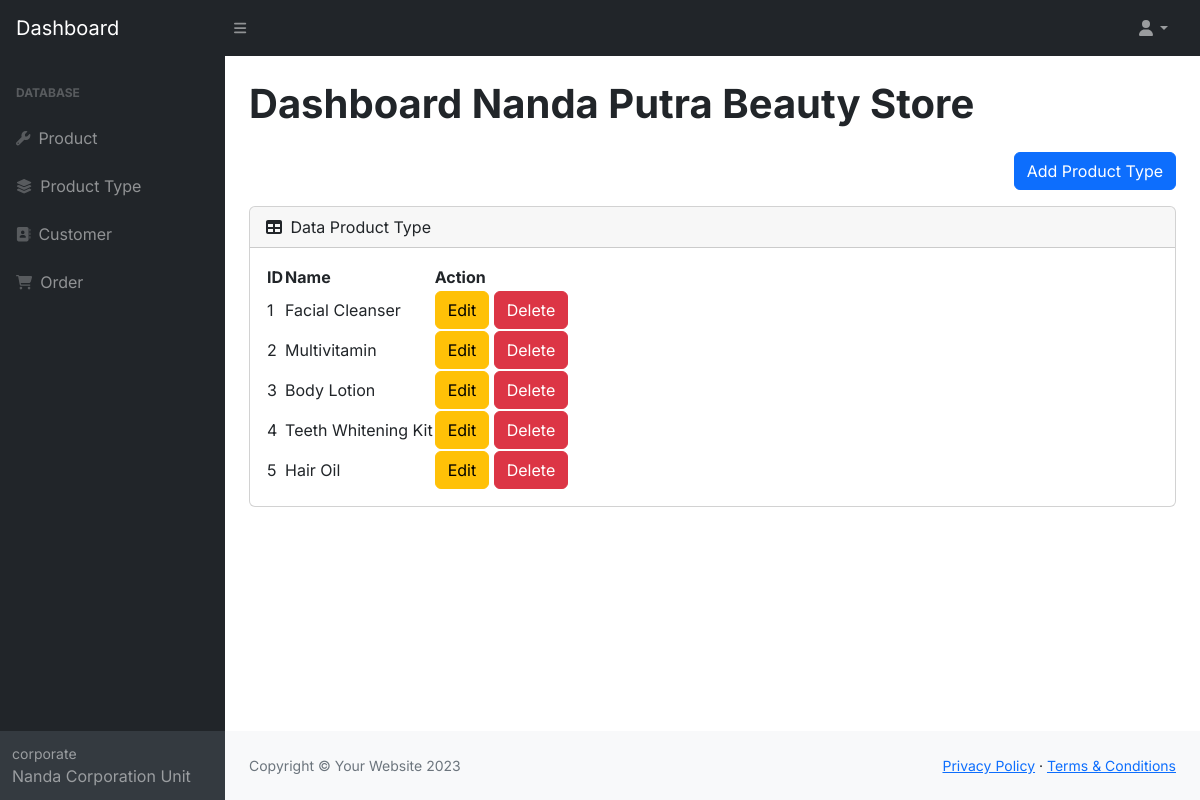
Page /dashboard/pages/product-type/product-type.php on the committed database.
### tables this page shows
CREATE TABLE `product_type` (
  `id` int(11) NOT NULL,
  `name` varchar(45) DEFAULT NULL
);

### db.php (called while the page is built)
<?php
$conn = mysqli_connect("localhost", "root", "", "dbhealthbeauty");
function query($query)
{
    global $conn;
    $result = mysqli_query($conn, $query);
    $rows = [];
    while ($row = mysqli_fetch_assoc($result)) {
        $rows[] = $row;
    }
    return $rows;
};

### dashboard/pages/product-type/product-type.php (the view)
<?php
require_once "../../layout/header.php";
$product_type = query("SELECT * FROM product_type");
?>
<div class="d-flex justify-content-end mb-3">
    <a href="add-product-type.php" class="btn btn-primary">Add Product Type</a>
</div>
<div class="card mb-4">
    <div class="card-header">
        <i class="fas fa-table me-1"></i>
        Data Product Type
    </div>
    <div class="card-body">
        <table id="datatablesSimple">
            <thead>
                <tr>
                    <th>ID</th>
                    <th>Name</th>
                    <th>Action</th>
                </tr>
            </thead>
            <tbody>
                <?php foreach ($product_type as $p) : ?>
                    <tr>
                        <td><?= $p["id"]; ?></td>
                        <td><?= $p["name"]; ?></td>
                        <td>
                            <a href="edit-product-type.php?id=<?= $p['id']; ?>" class="btn btn-warning">Edit</a>
                            <a href="delete-product-type.php?id=<?= $p['id']; ?>" class="btn btn-danger" onclick="return confirm('Yakin?')">Delete</a>
                        </td>
                    </tr>
                <?php endforeach; ?>
            </tbody>
        </table>
    </div>
</div>
</div>
</main>
<?php require_once "../../layout/footer.php" ?>

### rows in the picture
product_type: id "1", name "Facial Cleanser"
product_type: id "2", name "Multivitamin"
product_type: id "3", name "Body Lotion"
product_type: id "4", name "Teeth Whitening Kit"
product_type: id "5", name "Hair Oil"
